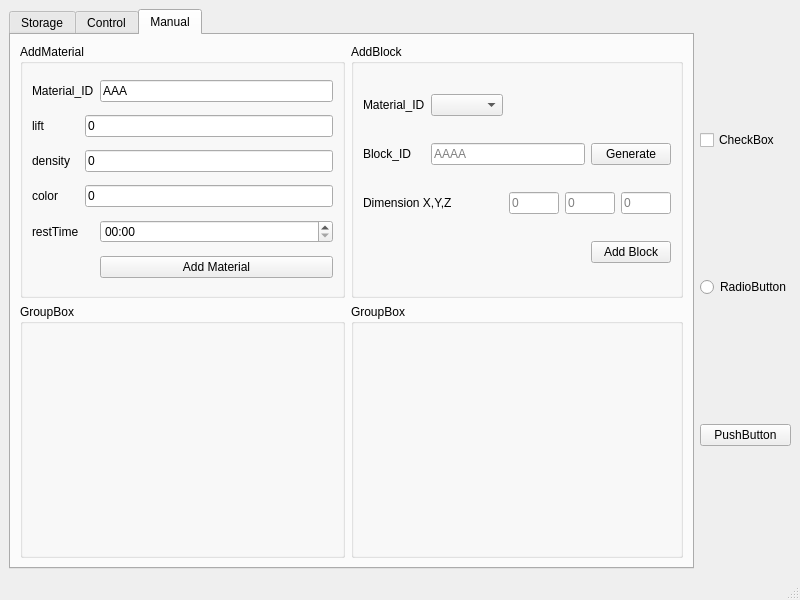
<?xml version="1.0" encoding="UTF-8"?>
<ui version="4.0">
 <class>GestMag_WINDOW</class>
 <widget class="QMainWindow" name="GestMag_WINDOW">
  <property name="geometry">
   <rect>
    <x>0</x>
    <y>0</y>
    <width>800</width>
    <height>600</height>
   </rect>
  </property>
  <property name="sizePolicy">
   <sizepolicy hsizetype="Preferred" vsizetype="Preferred">
    <horstretch>0</horstretch>
    <verstretch>0</verstretch>
   </sizepolicy>
  </property>
  <property name="windowTitle">
   <string>MainWindow</string>
  </property>
  <widget class="QWidget" name="centralwidget">
   <layout class="QHBoxLayout" name="horizontalLayout">
    <item>
     <widget class="QTabWidget" name="tab_mainWindow">
      <property name="currentIndex">
       <number>2</number>
      </property>
      <widget class="QWidget" name="tab_view">
       <attribute name="title">
        <string>Storage</string>
       </attribute>
       <layout class="QVBoxLayout" name="verticalLayout_2">
        <item>
         <widget class="QTableView" name="tableView">
          <attribute name="horizontalHeaderVisible">
           <bool>false</bool>
          </attribute>
          <attribute name="horizontalHeaderCascadingSectionResizes">
           <bool>false</bool>
          </attribute>
          <attribute name="verticalHeaderVisible">
           <bool>false</bool>
          </attribute>
         </widget>
        </item>
       </layout>
      </widget>
      <widget class="QWidget" name="tab_control">
       <attribute name="title">
        <string>Control</string>
       </attribute>
      </widget>
      <widget class="QWidget" name="tab_manual">
       <attribute name="title">
        <string>Manual</string>
       </attribute>
       <layout class="QGridLayout" name="gridLayout">
        <item row="1" column="0">
         <widget class="QGroupBox" name="groupBox_2">
          <property name="title">
           <string>GroupBox</string>
          </property>
         </widget>
        </item>
        <item row="1" column="1">
         <widget class="QGroupBox" name="groupBox_4">
          <property name="title">
           <string>GroupBox</string>
          </property>
         </widget>
        </item>
        <item row="0" column="0">
         <widget class="QGroupBox" name="grp_material">
          <property name="title">
           <string>AddMaterial</string>
          </property>
          <layout class="QGridLayout" name="gridLayout_3">
           <item row="1" column="1" colspan="2">
            <widget class="QLineEdit" name="txt_lift">
             <property name="inputMask">
              <string>000</string>
             </property>
             <property name="text">
              <string>0</string>
             </property>
             <property name="placeholderText">
              <string/>
             </property>
            </widget>
           </item>
           <item row="4" column="0">
            <widget class="QLabel" name="label_8">
             <property name="text">
              <string>restTime</string>
             </property>
            </widget>
           </item>
           <item row="2" column="0">
            <widget class="QLabel" name="label_6">
             <property name="text">
              <string>density</string>
             </property>
            </widget>
           </item>
           <item row="4" column="2">
            <widget class="QTimeEdit" name="tim_restTime">
             <property name="maximumDateTime">
              <datetime>
               <hour>23</hour>
               <minute>59</minute>
               <second>59</second>
               <year>2000</year>
               <month>1</month>
               <day>1</day>
              </datetime>
             </property>
             <property name="currentSection">
              <enum>QDateTimeEdit::HourSection</enum>
             </property>
             <property name="displayFormat">
              <string>HH:mm</string>
             </property>
             <property name="calendarPopup">
              <bool>false</bool>
             </property>
            </widget>
           </item>
           <item row="3" column="1" colspan="2">
            <widget class="QLineEdit" name="txt_color">
             <property name="text">
              <string>0</string>
             </property>
             <property name="maxLength">
              <number>10</number>
             </property>
             <property name="placeholderText">
              <string/>
             </property>
            </widget>
           </item>
           <item row="3" column="0">
            <widget class="QLabel" name="label_7">
             <property name="text">
              <string>color</string>
             </property>
            </widget>
           </item>
           <item row="1" column="0">
            <widget class="QLabel" name="label_5">
             <property name="text">
              <string>lift</string>
             </property>
            </widget>
           </item>
           <item row="0" column="0" colspan="2">
            <widget class="QLabel" name="label_4">
             <property name="text">
              <string>Material_ID</string>
             </property>
            </widget>
           </item>
           <item row="5" column="2">
            <widget class="QPushButton" name="btn_addMaterial">
             <property name="sizePolicy">
              <sizepolicy hsizetype="Minimum" vsizetype="Fixed">
               <horstretch>0</horstretch>
               <verstretch>0</verstretch>
              </sizepolicy>
             </property>
             <property name="baseSize">
              <size>
               <width>0</width>
               <height>0</height>
              </size>
             </property>
             <property name="text">
              <string>Add Material</string>
             </property>
            </widget>
           </item>
           <item row="0" column="2">
            <widget class="QLineEdit" name="txt_matID">
             <property name="text">
              <string>AAA</string>
             </property>
             <property name="maxLength">
              <number>20</number>
             </property>
             <property name="placeholderText">
              <string/>
             </property>
            </widget>
           </item>
           <item row="2" column="1" colspan="2">
            <widget class="QLineEdit" name="txt_density">
             <property name="inputMask">
              <string>000</string>
             </property>
             <property name="text">
              <string>0</string>
             </property>
             <property name="placeholderText">
              <string/>
             </property>
            </widget>
           </item>
          </layout>
         </widget>
        </item>
        <item row="0" column="1">
         <widget class="QGroupBox" name="grp_block">
          <property name="title">
           <string>AddBlock</string>
          </property>
          <layout class="QGridLayout" name="gridLayout_2">
           <item row="1" column="1" colspan="2">
            <widget class="QLineEdit" name="txt_blockID">
             <property name="placeholderText">
              <string>AAAA</string>
             </property>
            </widget>
           </item>
           <item row="1" column="3">
            <widget class="QPushButton" name="btn_genID">
             <property name="text">
              <string>Generate</string>
             </property>
            </widget>
           </item>
           <item row="0" column="0">
            <widget class="QLabel" name="label">
             <property name="text">
              <string>Material_ID</string>
             </property>
            </widget>
           </item>
           <item row="1" column="0">
            <widget class="QLabel" name="label_2">
             <property name="text">
              <string>Block_ID</string>
             </property>
            </widget>
           </item>
           <item row="2" column="0" colspan="2">
            <widget class="QLabel" name="label_3">
             <property name="sizePolicy">
              <sizepolicy hsizetype="Preferred" vsizetype="Fixed">
               <horstretch>0</horstretch>
               <verstretch>0</verstretch>
              </sizepolicy>
             </property>
             <property name="maximumSize">
              <size>
               <width>100</width>
               <height>16777215</height>
              </size>
             </property>
             <property name="text">
              <string>Dimension X,Y,Z</string>
             </property>
            </widget>
           </item>
           <item row="0" column="1">
            <widget class="QComboBox" name="cmb_matID">
             <property name="maxVisibleItems">
              <number>10</number>
             </property>
            </widget>
           </item>
           <item row="3" column="3">
            <widget class="QPushButton" name="btn_addBlock">
             <property name="sizePolicy">
              <sizepolicy hsizetype="Minimum" vsizetype="Fixed">
               <horstretch>0</horstretch>
               <verstretch>0</verstretch>
              </sizepolicy>
             </property>
             <property name="baseSize">
              <size>
               <width>0</width>
               <height>0</height>
              </size>
             </property>
             <property name="text">
              <string>Add Block</string>
             </property>
            </widget>
           </item>
           <item row="2" column="2" colspan="2">
            <layout class="QHBoxLayout" name="horizontalLayout_2">
             <property name="sizeConstraint">
              <enum>QLayout::SetNoConstraint</enum>
             </property>
             <item>
              <widget class="QLineEdit" name="txt_dimX">
               <property name="sizePolicy">
                <sizepolicy hsizetype="Maximum" vsizetype="Fixed">
                 <horstretch>0</horstretch>
                 <verstretch>0</verstretch>
                </sizepolicy>
               </property>
               <property name="maximumSize">
                <size>
                 <width>50</width>
                 <height>16777215</height>
                </size>
               </property>
               <property name="placeholderText">
                <string>0</string>
               </property>
              </widget>
             </item>
             <item>
              <widget class="QLineEdit" name="txt_dimY">
               <property name="sizePolicy">
                <sizepolicy hsizetype="Preferred" vsizetype="Fixed">
                 <horstretch>0</horstretch>
                 <verstretch>0</verstretch>
                </sizepolicy>
               </property>
               <property name="maximumSize">
                <size>
                 <width>50</width>
                 <height>16777215</height>
                </size>
               </property>
               <property name="placeholderText">
                <string>0</string>
               </property>
              </widget>
             </item>
             <item>
              <widget class="QLineEdit" name="txt_dimZ">
               <property name="sizePolicy">
                <sizepolicy hsizetype="Preferred" vsizetype="Fixed">
                 <horstretch>0</horstretch>
                 <verstretch>0</verstretch>
                </sizepolicy>
               </property>
               <property name="maximumSize">
                <size>
                 <width>50</width>
                 <height>16777215</height>
                </size>
               </property>
               <property name="placeholderText">
                <string>0</string>
               </property>
              </widget>
             </item>
            </layout>
           </item>
          </layout>
         </widget>
        </item>
       </layout>
      </widget>
     </widget>
    </item>
    <item>
     <layout class="QVBoxLayout" name="verticalLayout">
      <item>
       <widget class="QCheckBox" name="checkBox">
        <property name="text">
         <string>CheckBox</string>
        </property>
       </widget>
      </item>
      <item>
       <widget class="QRadioButton" name="radioButton">
        <property name="text">
         <string>RadioButton</string>
        </property>
       </widget>
      </item>
      <item>
       <widget class="QPushButton" name="pushButton">
        <property name="text">
         <string>PushButton</string>
        </property>
       </widget>
      </item>
     </layout>
    </item>
   </layout>
  </widget>
  <widget class="QStatusBar" name="statusbar"/>
 </widget>
 <tabstops>
  <tabstop>tab_mainWindow</tabstop>
  <tabstop>txt_matID</tabstop>
  <tabstop>txt_lift</tabstop>
  <tabstop>txt_density</tabstop>
  <tabstop>txt_color</tabstop>
  <tabstop>tim_restTime</tabstop>
  <tabstop>btn_addMaterial</tabstop>
  <tabstop>cmb_matID</tabstop>
  <tabstop>txt_blockID</tabstop>
  <tabstop>btn_genID</tabstop>
  <tabstop>txt_dimX</tabstop>
  <tabstop>txt_dimY</tabstop>
  <tabstop>txt_dimZ</tabstop>
  <tabstop>btn_addBlock</tabstop>
  <tabstop>tableView</tabstop>
  <tabstop>checkBox</tabstop>
  <tabstop>radioButton</tabstop>
  <tabstop>pushButton</tabstop>
 </tabstops>
 <resources/>
 <connections/>
</ui>
